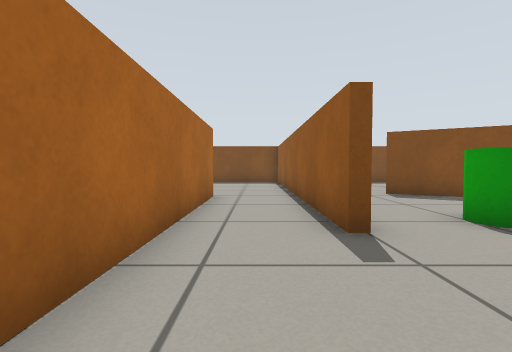
view 1 (above)

20 first-person views from a walk through a Gazebo world. The camera is 0.45 m above the floor, tilts 2° down and sees 85° across. The floor is counted in squares, 0.5 m on a side. Each view is taken from the middle of a square. On the plan, view 1 faces up. The plan holds only what a view shows up to about 11 squares ahead; the rest is blank.

view 2
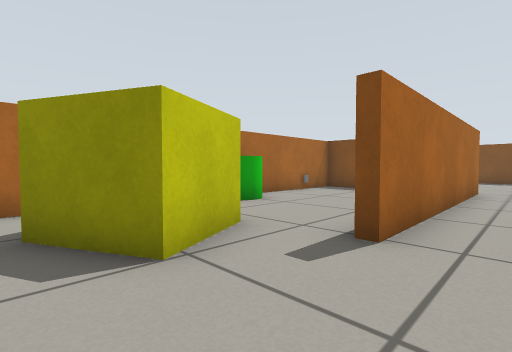

view 3
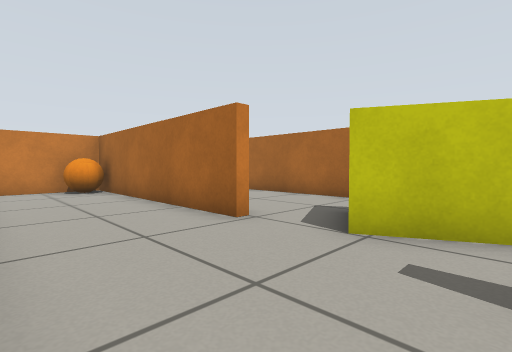

view 4
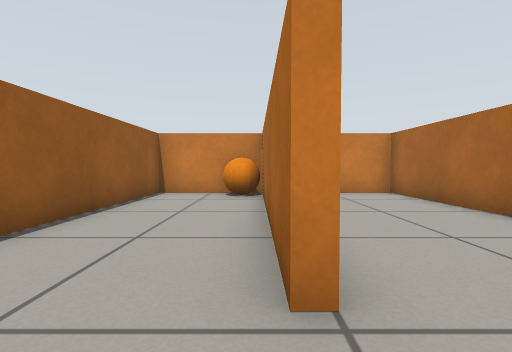

view 5
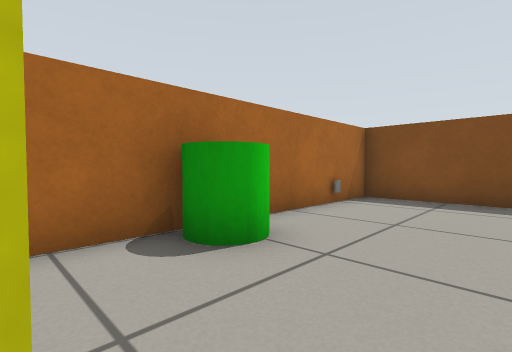

view 6
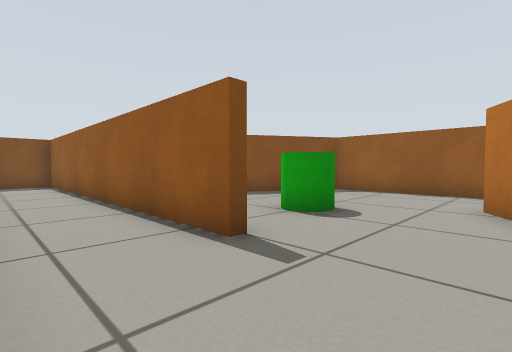

view 7
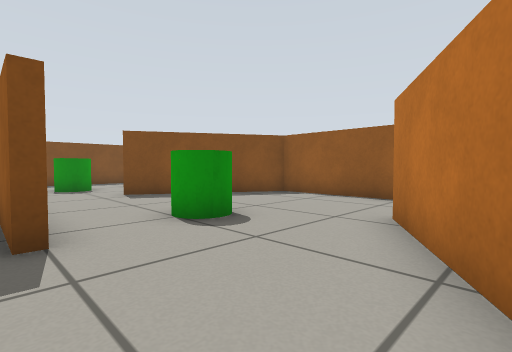

view 8
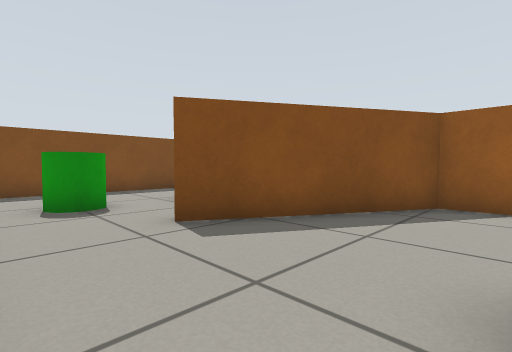

view 9
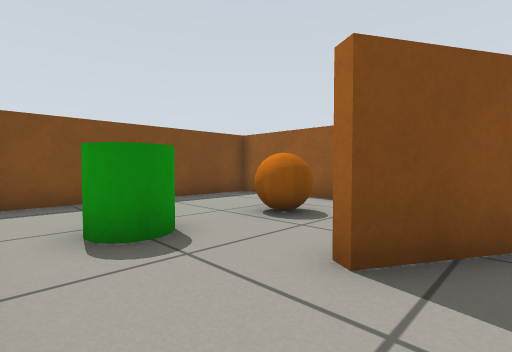

view 10
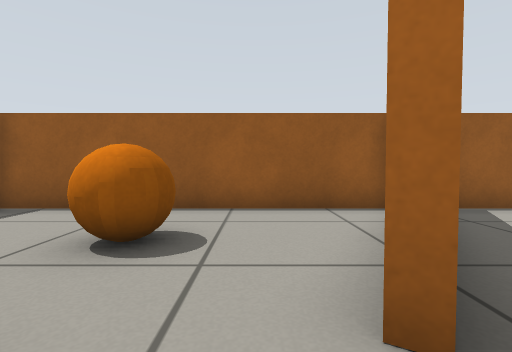

view 11
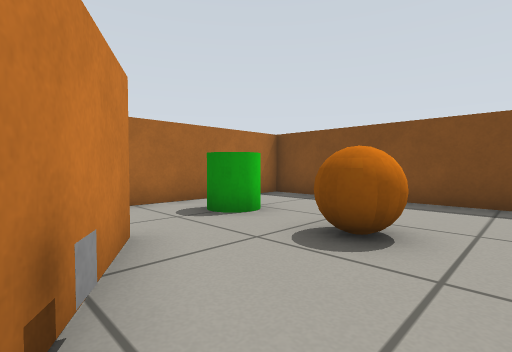

view 12
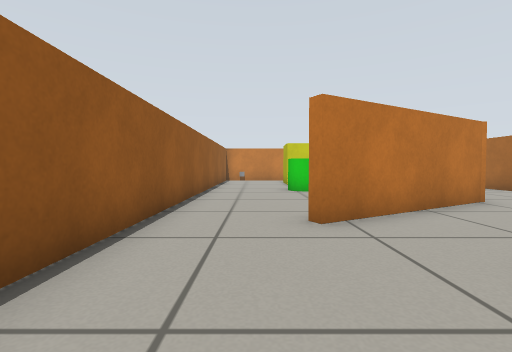

view 13
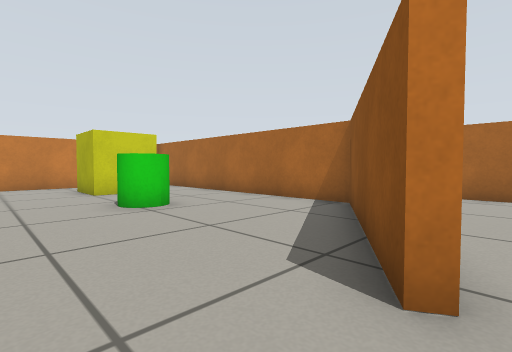

view 14
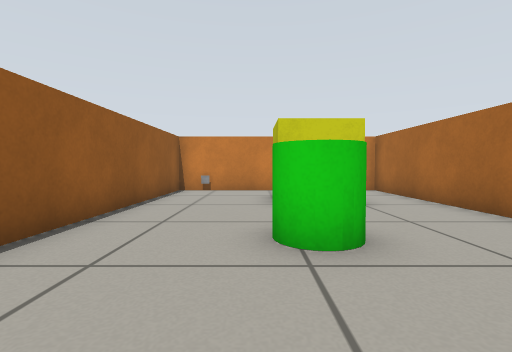

view 15
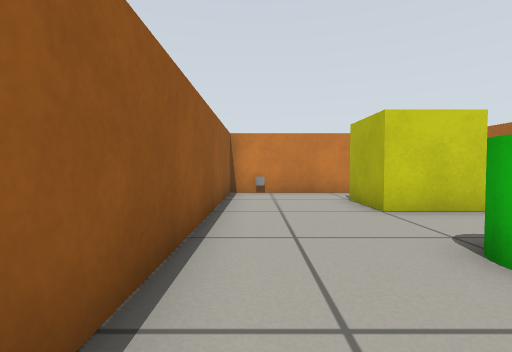

view 16
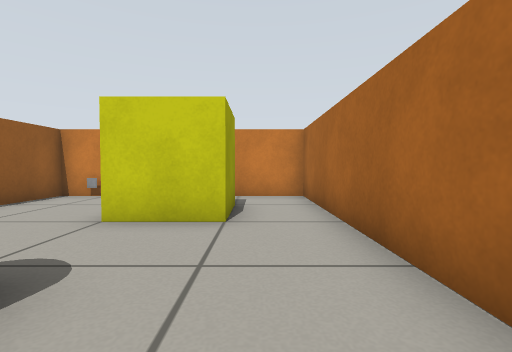

view 17
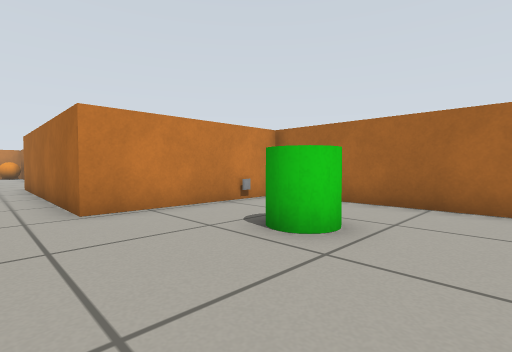

view 18
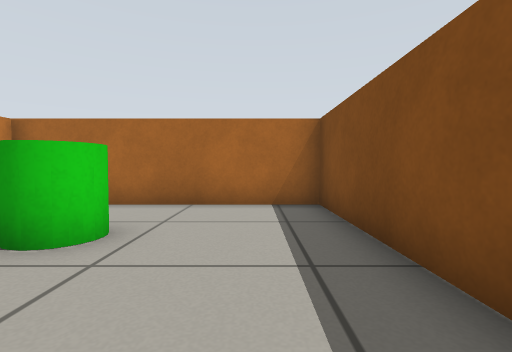

view 19
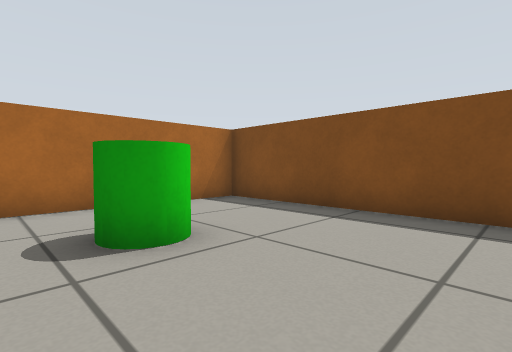

view 20
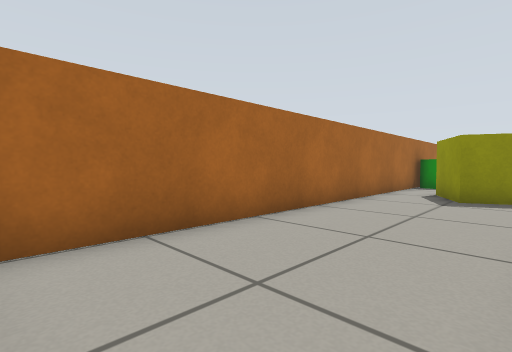

### Floor plan
Points are (right, up) in squares from view 1. A wall is a line through its corners. A room is listed if a view was taken in it or the views show most of it. See-through windows are left out.
Room 1 (views 1, 2, 3, 4, 5, 7, 20)
walls: (-2.6, -3.7) (-2.2, -3.7) (-2.2, -11.4) (1.2, -11.4) (1.2, -5.5); (-3.2, 8) (-6.5, 8) (-6.5, -11.4) (-4.7, -11.4)
ways out: opening at (0, 0) to room 2
objects: green cylinder (-6, 2) to (-6, 3); other object (-6, 6); yellow box (-5, -2) to (-3, 0); other object (-5, 8); orange ball (-2, -11) to (-1, -11)
Room 2 (views 6, 8, 9, 10, 11, 12, 13)
walls: (4.3, 9.4) (6.7, 8); (1.6, 3.7) (1.2, 3.7) (1.2, 8.4); (8.9, 7.2) (8.9, 15.5) (1.6, 15.5) (1.6, 10.4); (-1.3, 8.3) (-1.3, 0.2); (8.9, 1.5) (8.9, 6.4) (4.1, 9.2); (1.3, -1) (6.1, 1.7)
ways out: opening at (0, 0) to room 1; opening at (7.5, 1) to room 3; opening at (-0.5, 9) to room 4
objects: green cylinder (3, 12) to (4, 12); green cylinder (4, 4) to (4, 5); marker (6, 8); orange ball (6, 11) to (7, 12)
Room 3 (views 14, 15, 16)
walls: (6.2, 1.5) (1.6, -1.2) (1.6, -11.4) (8.9, -11.4) (8.9, 1.5)
ways out: opening at (7.5, 1) to room 2
objects: yellow box (4, -9) to (5, -8); green cylinder (5, -5) to (6, -4); other object (8, -11)
Room 4 (views 17, 18, 19)
walls: (0.1, 15.5) (-6.5, 15.5) (-6.5, 8.3) (-1.3, 8.3); (1.2, 8.4) (1.2, 14.4)
ways out: opening at (-0.5, 9) to room 2
objects: green cylinder (-4, 11) to (-3, 12)

Positions as (right, up) in squares from view 1, and headings:
1: (0, 0), facing up
2: (0, -3), facing up-left
3: (1, 0), facing down-left
4: (-2, -2), facing down
5: (-3, 0), facing up-left
6: (-1, 1), facing up-right
7: (1, 0), facing up-right
8: (2, 5), facing up-right
9: (2, 8), facing up-right
10: (3, 10), facing right
11: (8, 8), facing up-left
12: (7, 6), facing down
13: (8, 2), facing down-left
14: (6, -1), facing down
15: (8, -2), facing down
16: (3, -3), facing down
17: (0, 14), facing down-left
18: (0, 14), facing left
19: (0, 10), facing up-left
20: (-3, -11), facing up-left
